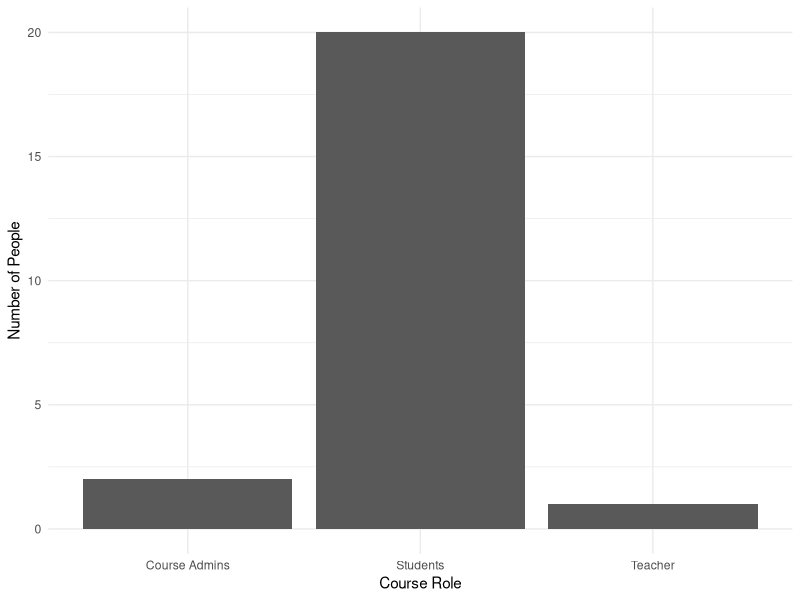

Reproduce this figure in R.
## ---- chunk 1
library(tidyverse)
data <- tibble(Teacher = 1,
               Students = 20,
               `Course Admins` = 2) %>% 
  gather()

ggplot(data, aes(x = key, y = value)) +
  geom_bar(stat = "identity") +
  theme_minimal() +
  labs(y = "Number of People",
       x = "Course Role")
